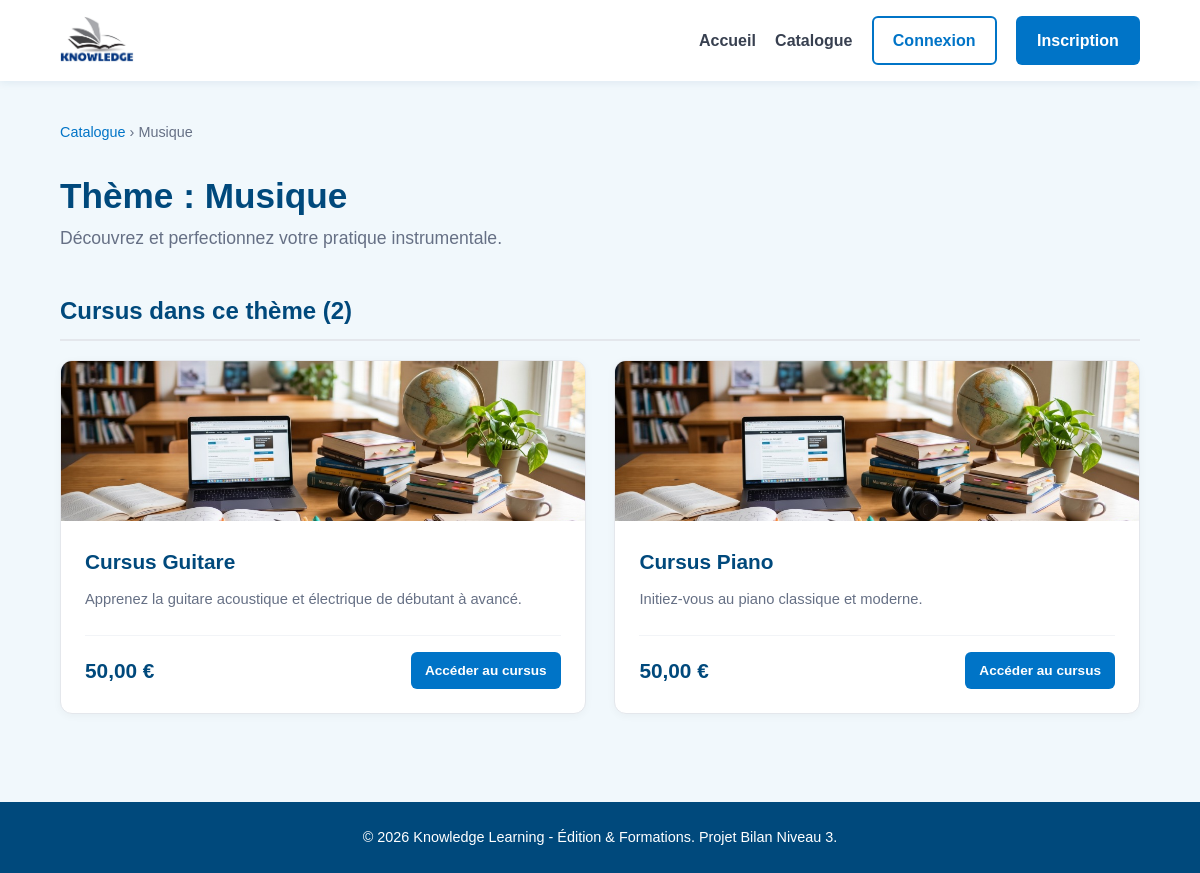
The page /themes/musique on the database its author committed.
### tables this page shows
CREATE TABLE themes (
    id INT AUTO_INCREMENT PRIMARY KEY,
    name VARCHAR(100) NOT NULL,
    slug VARCHAR(120) NOT NULL UNIQUE,
    description TEXT NULL,
    created_at DATETIME NOT NULL DEFAULT CURRENT_TIMESTAMP,
    updated_at DATETIME NOT NULL DEFAULT CURRENT_TIMESTAMP ON UPDATE CURRENT_TIMESTAMP,
    created_by VARCHAR(100) NOT NULL DEFAULT 'system',
    updated_by VARCHAR(100) NOT NULL DEFAULT 'system'
);

CREATE TABLE courses (
    id INT AUTO_INCREMENT PRIMARY KEY,
    theme_id INT NOT NULL,
    title VARCHAR(150) NOT NULL,
    slug VARCHAR(180) NOT NULL UNIQUE,
    description TEXT NULL,
    price DECIMAL(10, 2) NOT NULL,
    created_at DATETIME NOT NULL DEFAULT CURRENT_TIMESTAMP,
    updated_at DATETIME NOT NULL DEFAULT CURRENT_TIMESTAMP ON UPDATE CURRENT_TIMESTAMP,
    created_by VARCHAR(100) NOT NULL DEFAULT 'system',
    updated_by VARCHAR(100) NOT NULL DEFAULT 'system',
    CONSTRAINT fk_courses_theme FOREIGN KEY (theme_id) REFERENCES themes(id) ON DELETE CASCADE
);

### src/Controllers/CatalogController.php (called while the page is built, shortened)
<?php
class CatalogController extends BaseController
{
    private CatalogRepository $catalogRepository;
    public function __construct(
        ?CatalogRepository $catalogRepository = null,
        ?AccessRepository $accessRepository = null
    ) {
        $this->catalogRepository = $catalogRepository ?? new CatalogRepository();
    }
    public function theme(string $slug): void
    {
        $theme = $this->catalogRepository->findThemeBySlug($slug);
        $courses = $this->catalogRepository->findCourses($theme->getId());
        $this->render('catalog/theme', [
            'pageTitle' => sprintf('Thème %s - Knowledge Learning', $theme->getName()),
            'theme' => $theme,
            'courses' => $courses
        ]);
    }
}

### public/index.php (called while the page is built, shortened)
<?php
$router = new Router();
$router->get('/', HomeController::class, 'index');
$router->get('/courses', CatalogController::class, 'index');
$router->get('/themes/{slug}', CatalogController::class, 'theme');
$router->get('/courses/{slug}', CatalogController::class, 'course');
$router->get('/lessons/{slug}', CatalogController::class, 'lesson');
$router->post('/lessons/{id}/validate', LessonController::class, 'validate');
$router->get('/certifications', CertificationController::class, 'index');
$router->get('/admin', AdminController::class, 'index');
$router->post('/admin/users/{id}/role', AdminController::class, 'updateUserRole');
$router->post('/admin/courses/create', AdminController::class, 'createCourse');
$router->post('/admin/courses/{id}/delete', AdminController::class, 'deleteCourse');
$router->get('/admin/catalog', AdminController::class, 'catalog');
$router->post('/admin/themes/create', AdminController::class, 'createTheme');
$router->post('/admin/themes/{id}/update', AdminController::class, 'updateTheme');
$router->post('/admin/themes/{id}/delete', AdminController::class, 'deleteTheme');
$router->post('/admin/courses/{id}/update', AdminController::class, 'updateCourse');
$router->post('/admin/lessons/create', AdminController::class, 'createLesson');
$router->post('/admin/lessons/{id}/update', AdminController::class, 'updateLesson');
$router->post('/admin/lessons/{id}/delete', AdminController::class, 'deleteLesson');
$router->post('/checkout/course/{id}', CheckoutController::class, 'checkoutCourse');
$router->post('/checkout/lesson/{id}', CheckoutController::class, 'checkoutLesson');
$router->get('/checkout/success', CheckoutController::class, 'success');
$router->get('/checkout/cancel', CheckoutController::class, 'cancel');
$router->post('/stripe/webhook', StripeWebhookController::class, 'handle');
$router->get('/register', AuthController::class, 'showRegister');
$router->post('/register', AuthController::class, 'register');
$router->get('/activate', AuthController::class, 'activate');
$router->get('/login', AuthController::class, 'showLogin');
$router->post('/login', AuthController::class, 'login');
$router->post('/logout', AuthController::class, 'logout');
$requestUri = $_SERVER['REQUEST_URI'] ?? '/';
$requestMethod = $_SERVER['REQUEST_METHOD'] ?? 'GET';
$router->dispatch($requestUri, $requestMethod);

### src/Config/Database.php (called while the page is built, shortened)
<?php
class Database
{
    private static ?PDO $connection = null;
    public static function getConnection(): PDO
    {
        if (self::$connection === null) {
            $host = $_ENV['DB_HOST'] ?? '127.0.0.1';
            $port = $_ENV['DB_PORT'] ?? '3306';
            $database = $_ENV['DB_DATABASE'] ?? 'knowledge_learning';
            $username = $_ENV['DB_USERNAME'] ?? 'root';
            $password = $_ENV['DB_PASSWORD'] ?? '';
            $dsn = sprintf('mysql:host=%s;port=%s;dbname=%s;charset=utf8mb4', $host, $port, $database);
            try {
                self::$connection = new PDO($dsn, $username, $password, [
                    PDO::ATTR_ERRMODE            => PDO::ERRMODE_EXCEPTION,
                    PDO::ATTR_DEFAULT_FETCH_MODE => PDO::FETCH_ASSOC,
                    PDO::ATTR_EMULATE_PREPARES   => false,
                ]);
            } catch (PDOException $e) {
                throw new RuntimeException('Database connection error: ' . $e->getMessage(), (int) $e->getCode(), $e);
            }
        }
        return self::$connection;
    }
}

### src/Repositories/BaseRepository.php (called while the page is built, shortened)
<?php
abstract class BaseRepository
{
    public function __construct(?PDO $db = null)
    {
        $this->db = $db ?? Database::getConnection();
    }
}

### src/Repositories/CatalogRepository.php (called while the page is built, shortened)
<?php
class CatalogRepository extends BaseRepository
{
    public function findThemeBySlug(string $slug): ?Theme
    {
        $stmt = $this->db->prepare('SELECT * FROM themes WHERE slug = :slug LIMIT 1');
        $stmt->execute(['slug' => $slug]);
        $row = $stmt->fetch();
        return $row ? new Theme($row) : null;
    }
    public function findCourses(?int $themeId = null): array
    {
        $sql = 'SELECT c.*, t.name as theme_name
                FROM courses c
                JOIN themes t ON c.theme_id = t.id';
        if ($themeId !== null) {
            $sql .= ' WHERE c.theme_id = :theme_id';
            $stmt = $this->db->prepare($sql . ' ORDER BY c.id ASC');
            $stmt->execute(['theme_id' => $themeId]);
        } else {
            $stmt = $this->db->query($sql . ' ORDER BY c.id ASC');
        }
        $courses = [];
        while ($row = $stmt->fetch()) {
            $courses[] = new Course($row);
        }
        return $courses;
    }
}

### src/Models/Theme.php (called while the page is built, shortened)
<?php
class Theme
{
    private ?int $id;
    private string $name;
    private ?string $description;
    public function __construct(array $attributes = [])
    {
        $this->id = isset($attributes['id']) ? (int) $attributes['id'] : null;
        $this->name = (string) ($attributes['name'] ?? '');
        $this->description = $attributes['description'] ?? null;
    }
    public function getId(): ?int { return $this->id; }
    public function getName(): string { return $this->name; }
    public function getDescription(): ?string { return $this->description; }
}

### src/Models/Course.php (called while the page is built, shortened)
<?php
class Course
{
    private string $title;
    private string $slug;
    private ?string $description;
    private float $price;
    public function __construct(array $attributes = [])
    {
        $this->title = (string) ($attributes['title'] ?? '');
        $this->slug = (string) ($attributes['slug'] ?? '');
        $this->description = $attributes['description'] ?? null;
        $this->price = (float) ($attributes['price'] ?? 0.0);
    }
    public function getTitle(): string { return $this->title; }
    public function getSlug(): string { return $this->slug; }
    public function getDescription(): ?string { return $this->description; }
    public function getPrice(): float { return $this->price; }
}

### views/catalog/theme.php (the view)
<div class="catalog-page">
    <div class="breadcrumb">
        <a href="/courses">Catalogue</a> &rsaquo; <span><?= htmlspecialchars($theme->getName(), ENT_QUOTES, 'UTF-8') ?></span>
    </div>
    <div class="page-header">
        <h1>Thème : <?= htmlspecialchars($theme->getName(), ENT_QUOTES, 'UTF-8') ?></h1>
        <p class="subtitle"><?= htmlspecialchars($theme->getDescription() ?? '', ENT_QUOTES, 'UTF-8') ?></p>
    </div>
    <section class="section-courses">
        <h2 class="section-title">Cursus dans ce thème (<?= count($courses) ?>)</h2>
        <?php if (empty($courses)): ?>
            <p>Aucun cursus disponible pour ce thème pour le moment.</p>
        <?php else: ?>
            <div class="courses-grid">
                <?php foreach ($courses as $course): ?>
                    <div class="course-card">
                        <div class="course-image-wrapper">
                            <img src="/assets/images/course-banner.jpg" alt="<?= htmlspecialchars($course->getTitle(), ENT_QUOTES, 'UTF-8') ?>" class="course-banner-img">
                        </div>
                        <div class="course-card-content">
                            <h3 class="course-title"><?= htmlspecialchars($course->getTitle(), ENT_QUOTES, 'UTF-8') ?></h3>
                            <p class="course-desc"><?= htmlspecialchars($course->getDescription() ?? '', ENT_QUOTES, 'UTF-8') ?></p>
                            <div class="course-footer">
                                <span class="course-price"><?= number_format($course->getPrice(), 2, ',', ' ') ?> €</span>
                                <a href="/courses/<?= htmlspecialchars($course->getSlug(), ENT_QUOTES, 'UTF-8') ?>" class="btn btn-primary btn-sm">Accéder au cursus</a>
                            </div>
                        </div>
                    </div>
                <?php endforeach; ?>
            </div>
        <?php endif; ?>
    </section>
</div>

### src/Core/Router.php (shortened to what this page needs)
<?php
class Router
{
    private array $routes = [];
    private function addRoute(string $method, string $path, string $controller, string $action): void
    {
        $paramNames = [];
        $regex = preg_replace_callback('/\{([a-zA-Z0-9_]+)\}/', function (array $matches) use (&$paramNames) {
            $paramNames[] = $matches[1];
            return '([a-zA-Z0-9_\-]+)';
        }, $path);
        $regexPattern = '#^' . $regex . '$#';
        $this->routes[$method][$path] = [
            'controller' => $controller,
            'action' => $action,
            'regex' => $regexPattern,
            'paramNames' => $paramNames
        ];
    }
    public function dispatch(string $uri, string $method): void
    {
        $path = parse_url($uri, PHP_URL_PATH) ?: '/';
        if (isset($this->routes[$method])) {
            foreach ($this->routes[$method] as $routePath => $route) {
                if (preg_match($route['regex'], $path, $matches)) {
                    array_shift($matches);
                    $controllerClass = $route['controller'];
                    $action = $route['action'];
                    if (class_exists($controllerClass)) {
                        $controller = new $controllerClass();
                        if (method_exists($controller, $action)) {
                            $controller->$action(...$matches);
                            return;
                        }
                    }
                }
            }
        }
    }
}

### public/assets/css/style.css (style rules this page uses)
:root { --bg-main: #f1f8fc; --primary-blue: #0074c7; --primary-dark: #00497c; --text-dark: #384050; --accent-red: #cd2c2e; --accent-green: #82b864; --white: #ffffff; --font-stack: "Comic Sans MS", "Chalkboard SE", "Comic Neue", cursive, sans-serif; }
* { box-sizing: border-box; margin: 0; padding: 0; }
body { background-color: var(--bg-main); color: var(--text-dark); font-family: var(--font-stack); line-height: 1.6; display: flex; flex-direction: column; min-height: 100vh; }
.btn { display: inline-block; padding: 0.6rem 1.2rem; border-radius: 6px; font-weight: bold; text-decoration: none; cursor: pointer; border: 2px solid transparent; transition: all 0.2s ease; }
.btn-primary { background-color: var(--primary-blue); color: var(--white) !important; }
.btn-sm { padding: 0.35rem 0.75rem; font-size: 0.85rem; }
.breadcrumb { margin-bottom: 1.5rem; font-size: 0.9rem; color: #667085; }
.breadcrumb a { color: var(--primary-blue); text-decoration: none; }
.page-header { margin-bottom: 2.5rem; }
.page-header h1 { font-size: 2.2rem; color: var(--primary-dark); }
.page-header .subtitle { color: #667085; font-size: 1.1rem; }
.section-themes, .section-courses { margin-bottom: 3rem; }
.section-title { font-size: 1.5rem; color: var(--primary-dark); margin-bottom: 1.2rem; border-bottom: 2px solid #e4e7ec; padding-bottom: 0.5rem; }
.theme-image-wrapper, .course-image-wrapper { width: 100%; height: 160px; overflow: hidden; background: #e2e8f0; }
.theme-banner-img, .course-banner-img { width: 100%; height: 100%; object-fit: cover; display: block; transition: transform 0.3s ease; }
.courses-grid { display: grid; grid-template-columns: repeat(auto-fit, minmax(300px, 1fr)); gap: 1.8rem; }
.course-card { background: var(--white); border-radius: 12px; box-shadow: 0 2px 8px rgba(0, 0, 0, 0.04); border: 1px solid #e4e7ec; display: flex; flex-direction: column; overflow: hidden; transition: transform 0.2s, box-shadow 0.2s; }
.course-card-content { padding: 1.5rem; display: flex; flex-direction: column; flex-grow: 1; }
.course-title { color: var(--primary-dark); font-size: 1.3rem; margin-bottom: 0.6rem; }
.course-desc { color: #667085; font-size: 0.92rem; margin-bottom: 1.5rem; flex-grow: 1; }
.course-footer { display: flex; justify-content: space-between; align-items: center; border-top: 1px solid #f2f4f7; padding-top: 1rem; }
.course-price { font-size: 1.3rem; font-weight: bold; color: var(--primary-dark); }

### rows shown on the page
themes: name "Musique", description "Découvrez et perfectionnez votre pratique instrumentale."
courses: title "Cursus Guitare", description "Apprenez la guitare acoustique et électrique de débutant à avancé.", price "50,00"
courses: title "Cursus Piano", description "Initiez-vous au piano classique et moderne.", price "50,00"

### other values the page prints
count($courses) "2"
